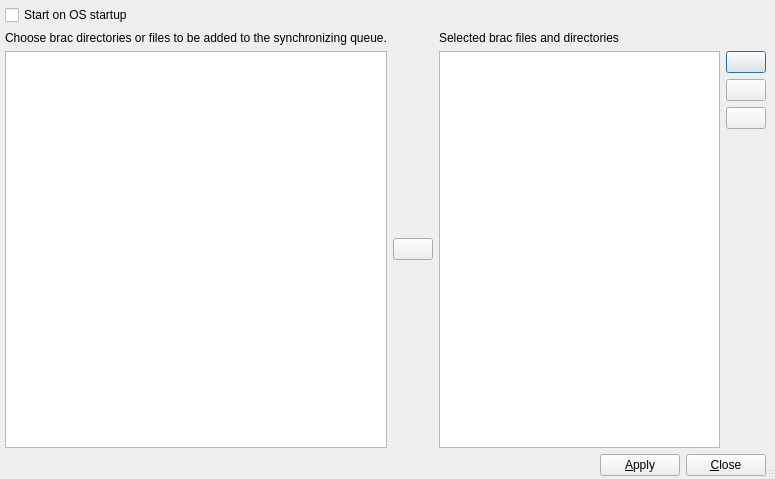
<?xml version="1.0" encoding="UTF-8"?>
<ui version="4.0">
 <class>Settings</class>
 <widget class="QDialog" name="Settings">
  <property name="geometry">
   <rect>
    <x>0</x>
    <y>0</y>
    <width>775</width>
    <height>479</height>
   </rect>
  </property>
  <property name="sizePolicy">
   <sizepolicy hsizetype="Fixed" vsizetype="Fixed">
    <horstretch>0</horstretch>
    <verstretch>0</verstretch>
   </sizepolicy>
  </property>
  <property name="windowTitle">
   <string>Settings</string>
  </property>
  <property name="sizeGripEnabled">
   <bool>true</bool>
  </property>
  <widget class="QWidget" name="gridLayoutWidget">
   <property name="geometry">
    <rect>
     <x>5</x>
     <y>5</y>
     <width>761</width>
     <height>471</height>
    </rect>
   </property>
   <layout class="QGridLayout" name="gridLayout">
    <item row="2" column="3">
     <layout class="QVBoxLayout" name="verticalLayout">
      <item>
       <widget class="QPushButton" name="btnUp">
        <property name="text">
         <string/>
        </property>
        <property name="icon">
         <iconset>
          <normaloff>../resources/arr_up.png</normaloff>../resources/arr_up.png</iconset>
        </property>
       </widget>
      </item>
      <item>
       <widget class="QPushButton" name="btnDown">
        <property name="text">
         <string/>
        </property>
        <property name="icon">
         <iconset>
          <normaloff>../resources/arr_down.png</normaloff>../resources/arr_down.png</iconset>
        </property>
       </widget>
      </item>
      <item>
       <widget class="QPushButton" name="btnRemove">
        <property name="text">
         <string/>
        </property>
        <property name="icon">
         <iconset>
          <normaloff>../resources/remove.png</normaloff>../resources/remove.png</iconset>
        </property>
       </widget>
      </item>
      <item>
       <spacer name="verticalSpacer">
        <property name="orientation">
         <enum>Qt::Vertical</enum>
        </property>
        <property name="sizeHint" stdset="0">
         <size>
          <width>20</width>
          <height>40</height>
         </size>
        </property>
       </spacer>
      </item>
     </layout>
    </item>
    <item row="2" column="2">
     <widget class="QTableWidget" name="twgDest">
      <property name="editTriggers">
       <set>QAbstractItemView::NoEditTriggers</set>
      </property>
      <property name="showGrid">
       <bool>false</bool>
      </property>
      <property name="cornerButtonEnabled">
       <bool>false</bool>
      </property>
      <attribute name="horizontalHeaderCascadingSectionResizes">
       <bool>true</bool>
      </attribute>
      <attribute name="horizontalHeaderDefaultSectionSize">
       <number>70</number>
      </attribute>
      <attribute name="horizontalHeaderHighlightSections">
       <bool>false</bool>
      </attribute>
      <attribute name="horizontalHeaderMinimumSectionSize">
       <number>20</number>
      </attribute>
      <attribute name="horizontalHeaderStretchLastSection">
       <bool>false</bool>
      </attribute>
      <attribute name="verticalHeaderVisible">
       <bool>false</bool>
      </attribute>
      <attribute name="verticalHeaderDefaultSectionSize">
       <number>20</number>
      </attribute>
      <attribute name="verticalHeaderMinimumSectionSize">
       <number>20</number>
      </attribute>
     </widget>
    </item>
    <item row="0" column="0">
     <widget class="QCheckBox" name="cbxStartup">
      <property name="text">
       <string>Start on OS startup</string>
      </property>
     </widget>
    </item>
    <item row="1" column="2">
     <widget class="QLabel" name="label_2">
      <property name="text">
       <string>Selected brac files and directories</string>
      </property>
     </widget>
    </item>
    <item row="1" column="0">
     <widget class="QLabel" name="label">
      <property name="text">
       <string>Choose brac directories or files to be added to the synchronizing queue.</string>
      </property>
     </widget>
    </item>
    <item row="2" column="0">
     <widget class="QTreeView" name="tvwSrc">
      <attribute name="headerVisible">
       <bool>false</bool>
      </attribute>
     </widget>
    </item>
    <item row="2" column="1">
     <widget class="QPushButton" name="btnAdd">
      <property name="text">
       <string/>
      </property>
      <property name="icon">
       <iconset>
        <normaloff>../resources/arr_right.png</normaloff>../resources/arr_right.png</iconset>
      </property>
     </widget>
    </item>
    <item row="4" column="2" colspan="2">
     <layout class="QHBoxLayout" name="horizontalLayout">
      <item>
       <spacer name="horizontalSpacer">
        <property name="orientation">
         <enum>Qt::Horizontal</enum>
        </property>
        <property name="sizeHint" stdset="0">
         <size>
          <width>40</width>
          <height>20</height>
         </size>
        </property>
       </spacer>
      </item>
      <item>
       <widget class="QPushButton" name="btnApply">
        <property name="text">
         <string>&amp;Apply</string>
        </property>
       </widget>
      </item>
      <item>
       <widget class="QPushButton" name="btnClose">
        <property name="text">
         <string>&amp;Close</string>
        </property>
       </widget>
      </item>
     </layout>
    </item>
   </layout>
  </widget>
 </widget>
 <tabstops>
  <tabstop>cbxStartup</tabstop>
  <tabstop>tvwSrc</tabstop>
  <tabstop>btnAdd</tabstop>
  <tabstop>twgDest</tabstop>
  <tabstop>btnUp</tabstop>
  <tabstop>btnDown</tabstop>
  <tabstop>btnRemove</tabstop>
  <tabstop>btnApply</tabstop>
  <tabstop>btnClose</tabstop>
 </tabstops>
 <resources>
  <include location="resources.qrc"/>
 </resources>
 <connections>
  <connection>
   <sender>cbxStartup</sender>
   <signal>stateChanged(int)</signal>
   <receiver>Settings</receiver>
   <slot>onCheckBoxStartup()</slot>
   <hints>
    <hint type="sourcelabel">
     <x>143</x>
     <y>7</y>
    </hint>
    <hint type="destinationlabel">
     <x>378</x>
     <y>22</y>
    </hint>
   </hints>
  </connection>
  <connection>
   <sender>btnAdd</sender>
   <signal>released()</signal>
   <receiver>Settings</receiver>
   <slot>onButtonAdd()</slot>
   <hints>
    <hint type="sourcelabel">
     <x>382</x>
     <y>241</y>
    </hint>
    <hint type="destinationlabel">
     <x>381</x>
     <y>97</y>
    </hint>
   </hints>
  </connection>
  <connection>
   <sender>btnUp</sender>
   <signal>released()</signal>
   <receiver>Settings</receiver>
   <slot>onButtonUp()</slot>
   <hints>
    <hint type="sourcelabel">
     <x>751</x>
     <y>54</y>
    </hint>
    <hint type="destinationlabel">
     <x>658</x>
     <y>9</y>
    </hint>
   </hints>
  </connection>
  <connection>
   <sender>btnDown</sender>
   <signal>released()</signal>
   <receiver>Settings</receiver>
   <slot>onButtonDown()</slot>
   <hints>
    <hint type="sourcelabel">
     <x>764</x>
     <y>100</y>
    </hint>
    <hint type="destinationlabel">
     <x>762</x>
     <y>8</y>
    </hint>
   </hints>
  </connection>
  <connection>
   <sender>btnRemove</sender>
   <signal>released()</signal>
   <receiver>Settings</receiver>
   <slot>onButtonRemove()</slot>
   <hints>
    <hint type="sourcelabel">
     <x>751</x>
     <y>120</y>
    </hint>
    <hint type="destinationlabel">
     <x>758</x>
     <y>222</y>
    </hint>
   </hints>
  </connection>
  <connection>
   <sender>btnApply</sender>
   <signal>released()</signal>
   <receiver>Settings</receiver>
   <slot>onButtonApply()</slot>
   <hints>
    <hint type="sourcelabel">
     <x>648</x>
     <y>450</y>
    </hint>
    <hint type="destinationlabel">
     <x>508</x>
     <y>453</y>
    </hint>
   </hints>
  </connection>
  <connection>
   <sender>btnClose</sender>
   <signal>released()</signal>
   <receiver>Settings</receiver>
   <slot>onButtonClose()</slot>
   <hints>
    <hint type="sourcelabel">
     <x>734</x>
     <y>454</y>
    </hint>
    <hint type="destinationlabel">
     <x>756</x>
     <y>338</y>
    </hint>
   </hints>
  </connection>
 </connections>
 <slots>
  <slot>onCheckBoxStartup()</slot>
  <slot>onButtonAdd()</slot>
  <slot>onButtonUp()</slot>
  <slot>onButtonDown()</slot>
  <slot>onButtonRemove()</slot>
  <slot>onButtonApply()</slot>
  <slot>onButtonClose()</slot>
 </slots>
</ui>
